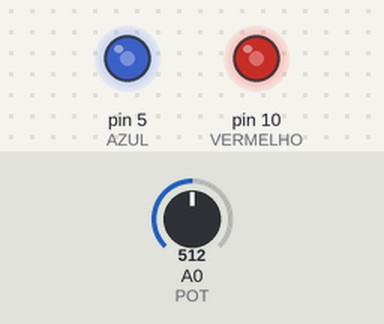
The sketch below on a simulated Arduino Uno, built with avr-gcc and run on an emulated ATmega328P. On the bench: output pins drawn as LEDs (lit = HIGH). The inputs (shaded band) are chosen by the test bench; at power-on: A0 (POT) = 512.

Above: at 1.2 s.
1.3 s: A0 (POT) set to 716
At 1.6 s:
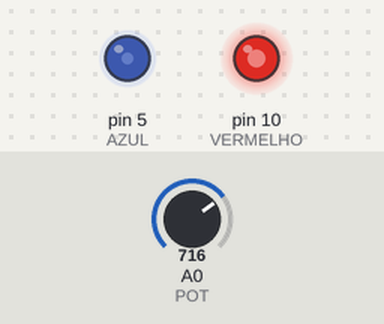
2.8 s: A0 (POT) set to 900
At 3.1 s:
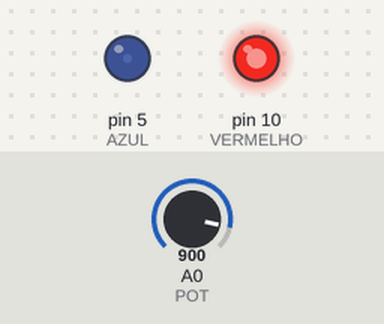
4.3 s: A0 (POT) set to 1023
At 5.0 s:
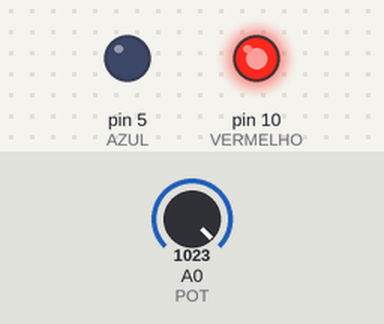
5.8 s: A0 (POT) set to 306
At 6.5 s:
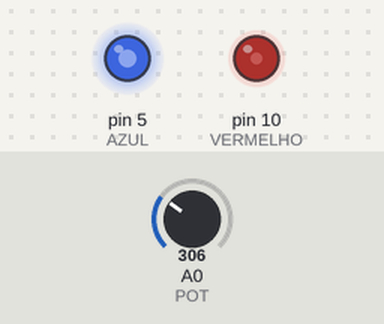
7.3 s: A0 (POT) set to 122
At 8.5 s:
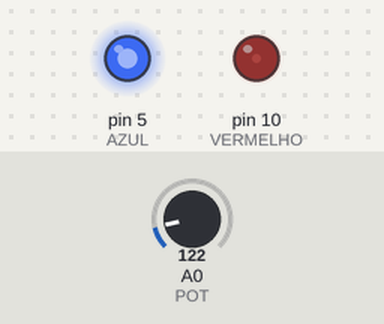
Timing chart, 0 to 9.8 s (numbered marks = the images above; inputs shaded):
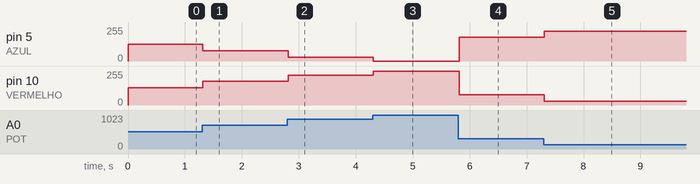

The sketch:

16_desafio_cor_girando.ino
```cpp
// Desafio: cor no potenciômetro. Girando, o LED RGB vai do azul ao vermelho,
// passando pelo roxo no meio.
const int POT = A0;
const int VERMELHO = 10;
const int AZUL = 5;

void setup() {
  pinMode(VERMELHO, OUTPUT);
  pinMode(AZUL, OUTPUT);
}

void loop() {
  int giro = analogRead(POT);
  int quantoVermelho = giro / 4;   // igual ao brilho do arquivo 02
  analogWrite(VERMELHO, quantoVermelho);
  analogWrite(AZUL, 255 - quantoVermelho);   // o que falta de vermelho vira azul
  delay(20);
}
```

Measured:
- after the input at 1.3 s, pin 5 (AZUL): 127/255 → 76/255 at once; pin 10 (VERMELHO): 128/255 → 179/255 at once
- after the input at 2.8 s, pin 5 (AZUL): 76/255 → 30/255 at once; pin 10 (VERMELHO): 179/255 → 225/255 at once
- after the input at 4.3 s, pin 5 (AZUL): 30/255 → 0/255 at once; pin 10 (VERMELHO): 225/255 → 255/255 at once
- after the input at 5.8 s, pin 5 (AZUL): 0/255 → 179/255 at once; pin 10 (VERMELHO): 255/255 → 76/255 at once
- after the input at 7.3 s, pin 5 (AZUL): 179/255 → 225/255 at once; pin 10 (VERMELHO): 76/255 → 30/255 at once
